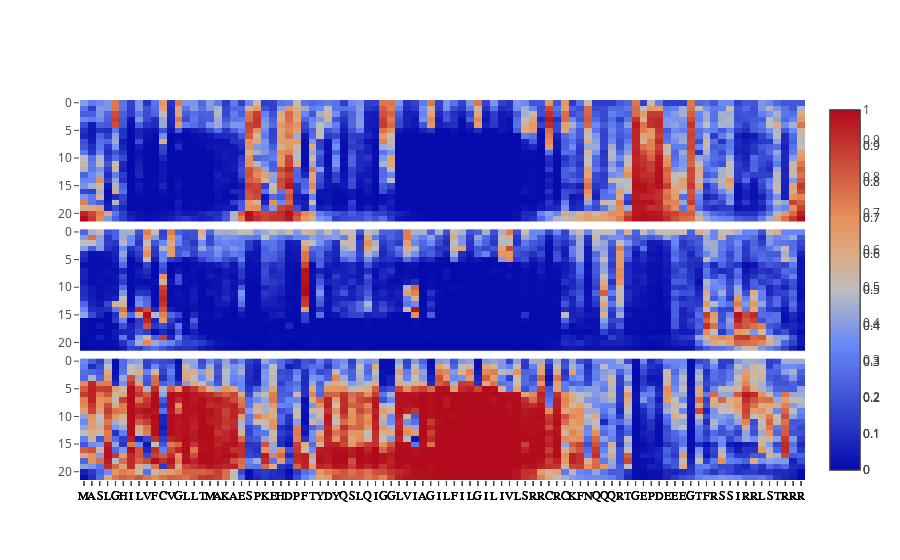

The notebook cell this image was saved under:
### Code cell
plotSteps(p)

### Figure 1 — Plotly figure (JSON) as saved in the notebook; plotly's stock layout.template omitted (floating-point values rounded to 4 significant figures; data arrays with more than 128 entries replaced by an {"elided": "..."} marker saying what was removed)
{"data": [{"transpose": true, "type": "heatmap", "uid": "d38b0d41-345b-4ddb-adcc-872d1a1d9a28", "xaxis": "x", "yaxis": "y", "z": {"elided": "92x22 float values"}}, {"transpose": true, "type": "heatmap", "uid": "9c3d3f79-6351-40e8-8914-8d4eb4b39708", "xaxis": "x2", "yaxis": "y2", "z": {"elided": "92x22 float values"}}, {"transpose": true, "type": "heatmap", "uid": "aef6f1c9-dd5e-4b14-bfd9-957af64c978a", "xaxis": "x3", "yaxis": "y3", "z": {"elided": "92x22 float values"}}], "layout": {"xaxis": {"tickangle": 0, "tickfont": {"color": "black", "family": "Courier, mono"}, "tickmode": "array", "ticks": "outside", "ticktext": ["M", "A", "S", "L", "G", "H", "I", "L", "V", "F", "C", "V", "G", "L", "L", "T", "M", "A", "K", "A", "E", "S", "P", "K", "E", "H", "D", "P", "F", "T", "Y", "D", "Y", "Q", "S", "L", "Q", "I", "G", "G", "L", "V", "I", "A", "G", "I", "L", "F", "I", "L", "G", "I", "L", "I", "V", "L", "S", "R", "R", "C", "R", "C", "K", "F", "N", "Q", "Q", "Q", "R", "T", "G", "E", "P", "D", "E", "E", "E", "G", "T", "F", "R", "S", "S", "I", "R", "R", "L", "S", "T", "R", "R", "R"], "tickvals": [0, 1, 2, 3, 4, 5, 6, 7, 8, 9, 10, 11, 12, 13, 14, 15, 16, 17, 18, 19, 20, 21, 22, 23, 24, 25, 26, 27, 28, 29, 30, 31, 32, 33, 34, 35, 36, 37, 38, 39, 40, 41, 42, 43, 44, 45, 46, 47, 48, 49, 50, 51, 52, 53, 54, 55, 56, 57, 58, 59, 60, 61, 62, 63, 64, 65, 66, 67, 68, 69, 70, 71, 72, 73, 74, 75, 76, 77, 78, 79, 80, 81, 82, 83, 84, 85, 86, 87, 88, 89, 90, 91]}, "xaxis2": {"tickangle": 0, "tickfont": {"color": "black", "family": "Courier, mono"}, "tickmode": "array", "ticks": "outside", "ticktext": ["M", "A", "S", "L", "G", "H", "I", "L", "V", "F", "C", "V", "G", "L", "L", "T", "M", "A", "K", "A", "E", "S", "P", "K", "E", "H", "D", "P", "F", "T", "Y", "D", "Y", "Q", "S", "L", "Q", "I", "G", "G", "L", "V", "I", "A", "G", "I", "L", "F", "I", "L", "G", "I", "L", "I", "V", "L", "S", "R", "R", "C", "R", "C", "K", "F", "N", "Q", "Q", "Q", "R", "T", "G", "E", "P", "D", "E", "E", "E", "G", "T", "F", "R", "S", "S", "I", "R", "R", "L", "S", "T", "R", "R", "R"], "tickvals": [0, 1, 2, 3, 4, 5, 6, 7, 8, 9, 10, 11, 12, 13, 14, 15, 16, 17, 18, 19, 20, 21, 22, 23, 24, 25, 26, 27, 28, 29, 30, 31, 32, 33, 34, 35, 36, 37, 38, 39, 40, 41, 42, 43, 44, 45, 46, 47, 48, 49, 50, 51, 52, 53, 54, 55, 56, 57, 58, 59, 60, 61, 62, 63, 64, 65, 66, 67, 68, 69, 70, 71, 72, 73, 74, 75, 76, 77, 78, 79, 80, 81, 82, 83, 84, 85, 86, 87, 88, 89, 90, 91]}, "xaxis3": {"tickangle": 0, "tickfont": {"color": "black", "family": "Courier, mono"}, "tickmode": "array", "ticks": "outside", "ticktext": ["M", "A", "S", "L", "G", "H", "I", "L", "V", "F", "C", "V", "G", "L", "L", "T", "M", "A", "K", "A", "E", "S", "P", "K", "E", "H", "D", "P", "F", "T", "Y", "D", "Y", "Q", "S", "L", "Q", "I", "G", "G", "L", "V", "I", "A", "G", "I", "L", "F", "I", "L", "G", "I", "L", "I", "V", "L", "S", "R", "R", "C", "R", "C", "K", "F", "N", "Q", "Q", "Q", "R", "T", "G", "E", "P", "D", "E", "E", "E", "G", "T", "F", "R", "S", "S", "I", "R", "R", "L", "S", "T", "R", "R", "R"], "tickvals": [0, 1, 2, 3, 4, 5, 6, 7, 8, 9, 10, 11, 12, 13, 14, 15, 16, 17, 18, 19, 20, 21, 22, 23, 24, 25, 26, 27, 28, 29, 30, 31, 32, 33, 34, 35, 36, 37, 38, 39, 40, 41, 42, 43, 44, 45, 46, 47, 48, 49, 50, 51, 52, 53, 54, 55, 56, 57, 58, 59, 60, 61, 62, 63, 64, 65, 66, 67, 68, 69, 70, 71, 72, 73, 74, 75, 76, 77, 78, 79, 80, 81, 82, 83, 84, 85, 86, 87, 88, 89, 90, 91]}, "yaxis": {"autorange": "reversed", "domain": [0, 0.32]}, "yaxis2": {"autorange": "reversed", "domain": [0.34, 0.66]}, "yaxis3": {"autorange": "reversed", "domain": [0.68, 1]}}}
